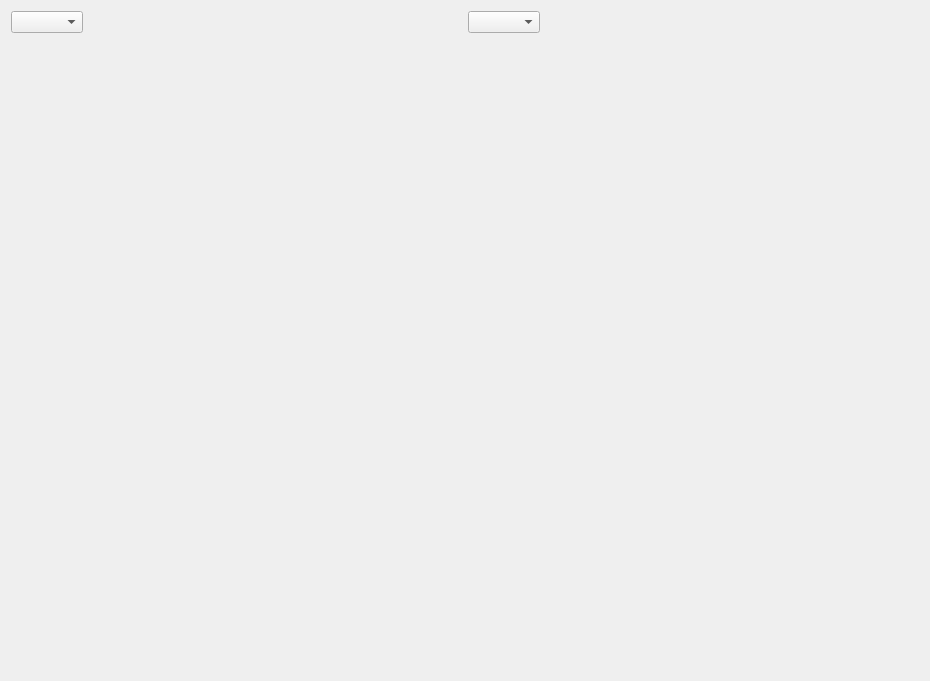
<?xml version="1.0" encoding="UTF-8"?>
<ui version="4.0">
 <class>Form</class>
 <widget class="QWidget" name="Form">
  <property name="geometry">
   <rect>
    <x>0</x>
    <y>0</y>
    <width>930</width>
    <height>681</height>
   </rect>
  </property>
  <property name="sizePolicy">
   <sizepolicy hsizetype="Expanding" vsizetype="Expanding">
    <horstretch>0</horstretch>
    <verstretch>0</verstretch>
   </sizepolicy>
  </property>
  <property name="windowTitle">
   <string>Form</string>
  </property>
  <layout class="QGridLayout" name="gridLayout">
   <item row="0" column="0">
    <layout class="QHBoxLayout" name="horizontalLayout">
     <item>
      <widget class="QComboBox" name="cb_curve_select"/>
     </item>
     <item>
      <spacer name="horizontalSpacer">
       <property name="orientation">
        <enum>Qt::Horizontal</enum>
       </property>
       <property name="sizeHint" stdset="0">
        <size>
         <width>500</width>
         <height>20</height>
        </size>
       </property>
      </spacer>
     </item>
    </layout>
   </item>
   <item row="0" column="1">
    <layout class="QHBoxLayout" name="horizontalLayout_2">
     <item>
      <widget class="QComboBox" name="cb_detail_select"/>
     </item>
     <item>
      <spacer name="horizontalSpacer_2">
       <property name="orientation">
        <enum>Qt::Horizontal</enum>
       </property>
       <property name="sizeHint" stdset="0">
        <size>
         <width>500</width>
         <height>20</height>
        </size>
       </property>
      </spacer>
     </item>
    </layout>
   </item>
   <item row="1" column="0">
    <widget class="MplCanvas" name="plot_curve" native="true">
     <property name="sizePolicy">
      <sizepolicy hsizetype="Expanding" vsizetype="Expanding">
       <horstretch>0</horstretch>
       <verstretch>0</verstretch>
      </sizepolicy>
     </property>
    </widget>
   </item>
   <item row="1" column="1">
    <widget class="MplCanvas" name="plot_detail" native="true">
     <property name="sizePolicy">
      <sizepolicy hsizetype="Expanding" vsizetype="Expanding">
       <horstretch>0</horstretch>
       <verstretch>0</verstretch>
      </sizepolicy>
     </property>
    </widget>
   </item>
  </layout>
 </widget>
 <customwidgets>
  <customwidget>
   <class>MplCanvas</class>
   <extends>QWidget</extends>
   <header>..widgets</header>
   <container>1</container>
  </customwidget>
 </customwidgets>
 <resources/>
 <connections/>
</ui>
